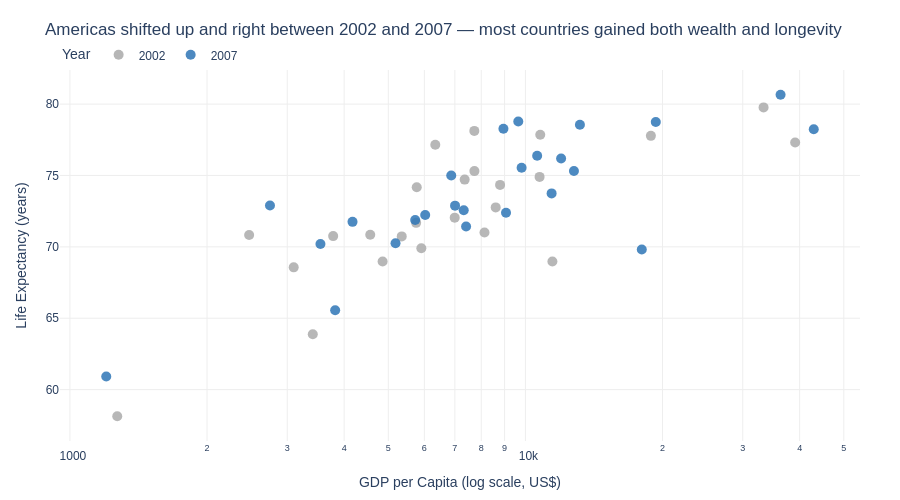

Notebook source saved alongside this figure:
### Markdown cell above
## Task 1 — Scatter: life expectancy change over time

**What to build:** A scatter showing **GDP per capita vs life expectancy** for **two years** (2000 and 2007) to show how both moved — use **colour for year** (just 2 colours), **one continent only**.

Choose any continent except Africa (that was the example). Highlight the change direction.

> 💡 Filter: `df.loc[df['continent'] == 'YOUR_CHOICE']` then filter years

### Code cell
americas = df[(df['continent'] == 'Americas') & (df['year'].isin([2002, 2007]))].copy()
americas['year'] = americas['year'].astype(str)

fig = px.scatter(
    americas, x='gdpPercap', y='lifeExp', color='year',
    hover_name='country', hover_data={'year': False},
    title='Americas shifted up and right between 2002 and 2007 — most countries gained both wealth and longevity',
    labels={'gdpPercap': 'GDP per Capita (log scale, US$)', 'lifeExp': 'Life Expectancy (years)'},
    color_discrete_map={'2002': '#AAAAAA', '2007': '#2E75B6'},
    log_x=True, height=500
)

fig.update_traces(marker=dict(size=10, opacity=0.85))

fig.update_layout(
    plot_bgcolor='white', paper_bgcolor='white',
    font=dict(family='Arial', size=12),
    legend=dict(title='Year', orientation='h', y=1.08),
    margin=dict(l=60, r=40, t=70, b=40)
)
fig.update_xaxes(gridcolor='#EEEEEE')
fig.update_yaxes(gridcolor='#EEEEEE')

fig.show()

### Figure 1 — Plotly figure (JSON) as saved in the notebook; plotly's stock layout.template omitted (floating-point values rounded to 4 significant figures)
{"data": [{"customdata": [["2002"], ["2002"], ["2002"], ["2002"], ["2002"], ["2002"], ["2002"], ["2002"], ["2002"], ["2002"], ["2002"], ["2002"], ["2002"], ["2002"], ["2002"], ["2002"], ["2002"], ["2002"], ["2002"], ["2002"], ["2002"], ["2002"], ["2002"], ["2002"], ["2002"]], "hovertemplate": "<b>%{hovertext}</b><br><br>GDP per Capita (log scale, US$)=%{x}<br>Life Expectancy (years)=%{y}<extra></extra>", "hovertext": ["Argentina", "Bolivia", "Brazil", "Canada", "Chile", "Colombia", "Costa Rica", "Cuba", "Dominican Republic", "Ecuador", "El Salvador", "Guatemala", "Haiti", "Honduras", "Jamaica", "Mexico", "Nicaragua", "Panama", "Paraguay", "Peru", "Puerto Rico", "Trinidad and Tobago", "United States", "Uruguay", "Venezuela"], "legendgroup": "2002", "marker": {"color": "#AAAAAA", "opacity": 0.85, "size": 10, "symbol": "circle"}, "mode": "markers", "name": "2002", "orientation": "v", "showlegend": true, "type": "scatter", "x": [8798.0, 3413.0, 8131.0, 33330.0, 10780.0, 5755.0, 7723.0, 6341.0, 4564.0, 5773.0, 5352.0, 4858.0, 1270.0, 3100.0, 6995.0, 10740.0, 2475.0, 7356.0, 3784.0, 5909.0, 18860.0, 11460.0, 39100.0, 7727.0, 8605.0], "xaxis": "x", "y": [74.34, 63.88, 71.01, 79.77, 77.86, 71.68, 78.12, 77.16, 70.85, 74.17, 70.73, 68.98, 58.14, 68.56, 72.05, 74.9, 70.84, 74.71, 70.75, 69.91, 77.78, 68.98, 77.31, 75.31, 72.77], "yaxis": "y"}, {"customdata": [["2007"], ["2007"], ["2007"], ["2007"], ["2007"], ["2007"], ["2007"], ["2007"], ["2007"], ["2007"], ["2007"], ["2007"], ["2007"], ["2007"], ["2007"], ["2007"], ["2007"], ["2007"], ["2007"], ["2007"], ["2007"], ["2007"], ["2007"], ["2007"], ["2007"]], "hovertemplate": "<b>%{hovertext}</b><br><br>GDP per Capita (log scale, US$)=%{x}<br>Life Expectancy (years)=%{y}<extra></extra>", "hovertext": ["Argentina", "Bolivia", "Brazil", "Canada", "Chile", "Colombia", "Costa Rica", "Cuba", "Dominican Republic", "Ecuador", "El Salvador", "Guatemala", "Haiti", "Honduras", "Jamaica", "Mexico", "Nicaragua", "Panama", "Paraguay", "Peru", "Puerto Rico", "Trinidad and Tobago", "United States", "Uruguay", "Venezuela"], "legendgroup": "2007", "marker": {"color": "#2E75B6", "opacity": 0.85, "size": 10, "symbol": "circle"}, "mode": "markers", "name": "2007", "orientation": "v", "showlegend": true, "type": "scatter", "x": [12780.0, 3822.0, 9066.0, 36320.0, 13170.0, 7007.0, 9645.0, 8948.0, 6025.0, 6873.0, 5728.0, 5186.0, 1202.0, 3548.0, 7321.0, 11980.0, 2749.0, 9809.0, 4173.0, 7409.0, 19330.0, 18010.0, 42950.0, 10610.0, 11420.0], "xaxis": "x", "y": [75.32, 65.55, 72.39, 80.65, 78.55, 72.89, 78.78, 78.27, 72.23, 74.99, 71.88, 70.26, 60.92, 70.2, 72.57, 76.19, 72.9, 75.54, 71.75, 71.42, 78.75, 69.82, 78.24, 76.38, 73.75], "yaxis": "y"}], "layout": {"font": {"family": "Arial", "size": 12}, "height": 500, "legend": {"orientation": "h", "title": {"text": "Year"}, "tracegroupgap": 0, "y": 1.08}, "margin": {"b": 40, "l": 60, "r": 40, "t": 70}, "paper_bgcolor": "white", "plot_bgcolor": "white", "title": {"text": "Americas shifted up and right between 2002 and 2007 — most countries gained both wealth and longevity"}, "xaxis": {"anchor": "y", "domain": [0.0, 1.0], "gridcolor": "#EEEEEE", "title": {"text": "GDP per Capita (log scale, US$)"}, "type": "log"}, "yaxis": {"anchor": "x", "domain": [0.0, 1.0], "gridcolor": "#EEEEEE", "title": {"text": "Life Expectancy (years)"}}}}
